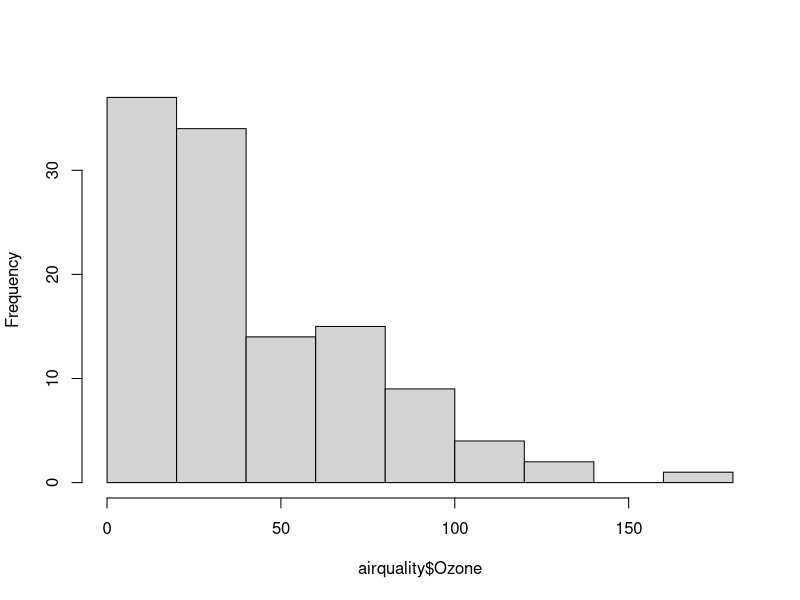
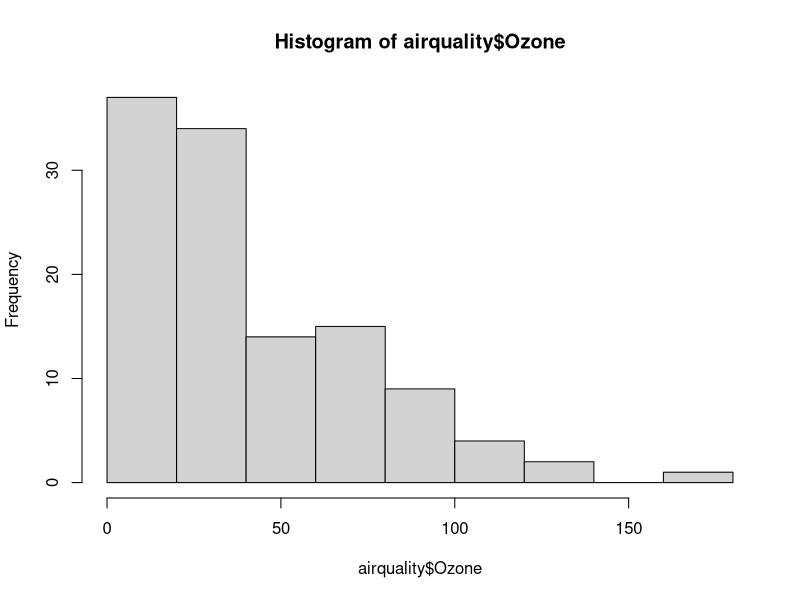

R code for these plots, in order: (Note: this script raises an error after producing the figures.)
## ---- chunk 1
x <- hist(airquality$Ozone, main = "")
y <- hist(airquality$Ozone)
VI(x)
VI(y)
## ---- chunk 2
getGraphName = function(graph) {
  if (length(graph$main) > 0 && nchar(gsub(" ", "",graph$main, fixed=T)) != 0) {
    paste("With the title:",graph$main)
  } else if (nchar(graph$ExtraArgs$main) > 0) {
    paste("With the title:",graph$ExtraArgs$main)
  } else {
    "With no title"
  }
}
## ---- chunk 3
x = rnorm(1e4)

boxplotWith = boxplot(x, main="This is the title")
getGraphName(boxplotWith)

boxplotWithout = boxplot(x)
getGraphName(boxplotWithout)

boxplotNone = boxplot(x, main="   ")
getGraphName(boxplotNone)


dotplotWith = with(airquality, dotplot(Ozone~Month,main="This is the title"))
getGraphName(dotplotWith)

dotplotWithout = with(airquality, dotplot(Ozone~Month))
getGraphName(dotplotWithout)

dotplotNone = with(airquality, dotplot(Ozone~Month, main=" "))
getGraphName(dotplotNone)


histWith = hist(x, main="This is the cool title")
getGraphName(histWith)

histWithout = hist(x)
getGraphName(histWithout)

histNone = hist(x, main="  ")
getGraphName(histNone)
## ---- chunk 4
VI(boxplotWith)
VI(boxplotWithout)
VI(boxplotNone)

VI(dotplotWith)
VI(dotplotWithout)
VI(dotplotNone)

VI(histWith)
VI(histWithout)
VI(histNone)
## ---- chunk 5
attach(airquality)
op = par(mfcol=c(3,2))
plot(as.ts(Wind), ylab="Wind", col=4)
test1 = TimeSeriesPlot(x=Wind, col=4, base=TRUE)
test1 #does the plot method work?
plot(as.ts(Ozone), ylab="Ozone")
test2 = TimeSeriesPlot(x=Ozone, base=TRUE)
test2 # does the plot method work?
par(op)
detach(airquality)

#ggplot tests
#Normal data
basic = TimeSeriesPlot(airquality, x=airquality$Temp)
basic
#ts data
withTitle = TimeSeriesPlot(UKDriverDeaths,  main = "UK driver deaths", sub = "For the month Januaray")
withTitle
withLabs = TimeSeriesPlot(sunspots, ylab="Number of spots", xlab="Year")
withLabs

xdata = rnorm(153)
test = TimeSeriesPlot(airquality, x=xdata)
test
